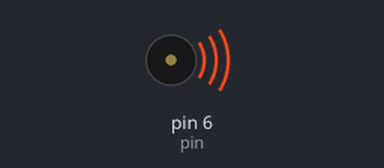
Bench run of a sketch on a simulated Arduino Uno, built with avr-gcc and run on an emulated ATmega328P. Parts: buzzer (waves = sounding).

Above: at 0.2 s.
At 8.7 s:
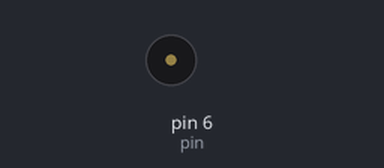
Timing chart, 0 to 9.1 s (numbered marks = the images above):
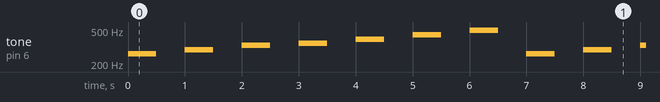

Measured:
- by itself, tone on pin 6 (pin): repeats every 7.0 s: silent 0.50 s, 294 Hz 0.50 s, silent 0.50 s, 330 Hz 0.50 s, silent 0.50 s, 349 Hz 0.50 s, silent 0.50 s, 392 Hz 0.50 s, silent 0.50 s, 440 Hz 0.50 s, silent 0.50 s, 494 Hz 0.50 s, silent 0.50 s, 262 Hz 0.50 s

The sketch:

Chapter3_S2.ino
```cpp
//**********************************************************/
// Step-1: Variables used in this sketch
//**********************************************************/
//The following frequency values for musical notes have been
//collected from the Arduino Foundation website
//address mentioned below
//https://www.arduino.cc/en/Tutorial/ToneKeyboard?from=Tutorial.Tone3
#define NOTE_C4  262
#define NOTE_CS4 277
#define NOTE_D4  294
#define NOTE_DS4 311
#define NOTE_E4  330
#define NOTE_F4  349
#define NOTE_FS4 370
#define NOTE_G4  392
#define NOTE_GS4 415
#define NOTE_A4  440
#define NOTE_AS4 466
#define NOTE_B4  494

int pin = 6;          // the pin used to send signals to the buzzer


//**********************************************************/
// Step-2: INITIALIZE I/O PARAMETERS
//**********************************************************/
void setup()
{
  // no special setup related code in this example
}


//**********************************************************/
// Step-3: MAIN PROGRAM
//**********************************************************/
// the loop function runs over and over again forever
void loop()
{
  tone(pin, NOTE_C4, 500);
  delay(1000);
  tone(pin, NOTE_D4, 500);
  delay(1000);
  tone(pin, NOTE_E4, 500);
  delay(1000);
  tone(pin, NOTE_F4, 500);
  delay(1000);
  tone(pin, NOTE_G4, 500);
  delay(1000);
  tone(pin, NOTE_A4, 500);
  delay(1000);
  tone(pin, NOTE_B4, 500);
  delay(1000);
}
```
